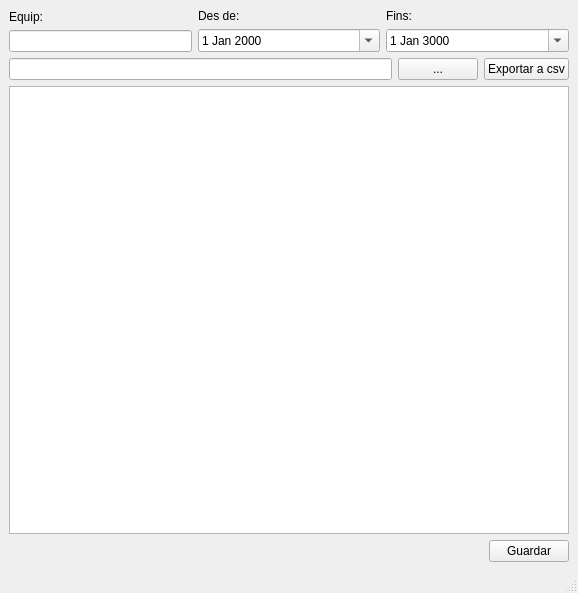
<?xml version="1.0" encoding="UTF-8"?>
<ui version="4.0">
 <class>work_manager</class>
 <widget class="QMainWindow" name="work_manager">
  <property name="geometry">
   <rect>
    <x>0</x>
    <y>0</y>
    <width>578</width>
    <height>593</height>
   </rect>
  </property>
  <property name="windowTitle">
   <string>Work Management</string>
  </property>
  <widget class="QWidget" name="centralwidget">
   <layout class="QGridLayout" name="gridLayout_4">
    <item row="3" column="1">
     <widget class="QPushButton" name="btn_accept">
      <property name="text">
       <string>Guardar</string>
      </property>
     </widget>
    </item>
    <item row="3" column="0">
     <spacer name="horizontalSpacer">
      <property name="orientation">
       <enum>Qt::Horizontal</enum>
      </property>
      <property name="sizeHint" stdset="0">
       <size>
        <width>40</width>
        <height>20</height>
       </size>
      </property>
     </spacer>
    </item>
    <item row="2" column="0" colspan="2">
     <widget class="QTableView" name="tbl_work">
      <property name="sortingEnabled">
       <bool>true</bool>
      </property>
     </widget>
    </item>
    <item row="1" column="0" colspan="2">
     <layout class="QHBoxLayout" name="horizontalLayout_24">
      <item>
       <widget class="QLineEdit" name="txt_path">
        <property name="readOnly">
         <bool>true</bool>
        </property>
       </widget>
      </item>
      <item>
       <widget class="QPushButton" name="btn_path">
        <property name="text">
         <string>...</string>
        </property>
       </widget>
      </item>
      <item>
       <widget class="QPushButton" name="btn_export_user">
        <property name="text">
         <string>Exportar a csv</string>
        </property>
       </widget>
      </item>
     </layout>
    </item>
    <item row="0" column="0" colspan="2">
     <layout class="QHBoxLayout" name="horizontalLayout_22">
      <item>
       <layout class="QVBoxLayout" name="verticalLayout">
        <item>
         <widget class="QLabel" name="lbl_user_filter">
          <property name="text">
           <string>Equip:</string>
          </property>
         </widget>
        </item>
        <item>
         <widget class="QLineEdit" name="txt_team_filter">
          <property name="sizePolicy">
           <sizepolicy hsizetype="Preferred" vsizetype="Fixed">
            <horstretch>0</horstretch>
            <verstretch>0</verstretch>
           </sizepolicy>
          </property>
         </widget>
        </item>
       </layout>
      </item>
      <item>
       <layout class="QVBoxLayout" name="verticalLayout_9">
        <item>
         <widget class="QLabel" name="label_data_event_from">
          <property name="text">
           <string>Des de:</string>
          </property>
         </widget>
        </item>
        <item>
         <widget class="QDateEdit" name="date_event_from">
          <property name="calendarPopup">
           <bool>true</bool>
          </property>
         </widget>
        </item>
       </layout>
      </item>
      <item>
       <layout class="QVBoxLayout" name="verticalLayout_10">
        <item>
         <widget class="QLabel" name="label_data_event_to">
          <property name="text">
           <string>Fins:</string>
          </property>
         </widget>
        </item>
        <item>
         <widget class="QDateEdit" name="date_event_to">
          <property name="date">
           <date>
            <year>3000</year>
            <month>1</month>
            <day>1</day>
           </date>
          </property>
          <property name="calendarPopup">
           <bool>true</bool>
          </property>
         </widget>
        </item>
       </layout>
      </item>
     </layout>
    </item>
   </layout>
  </widget>
  <widget class="QStatusBar" name="statusbar"/>
 </widget>
 <resources/>
 <connections/>
</ui>
